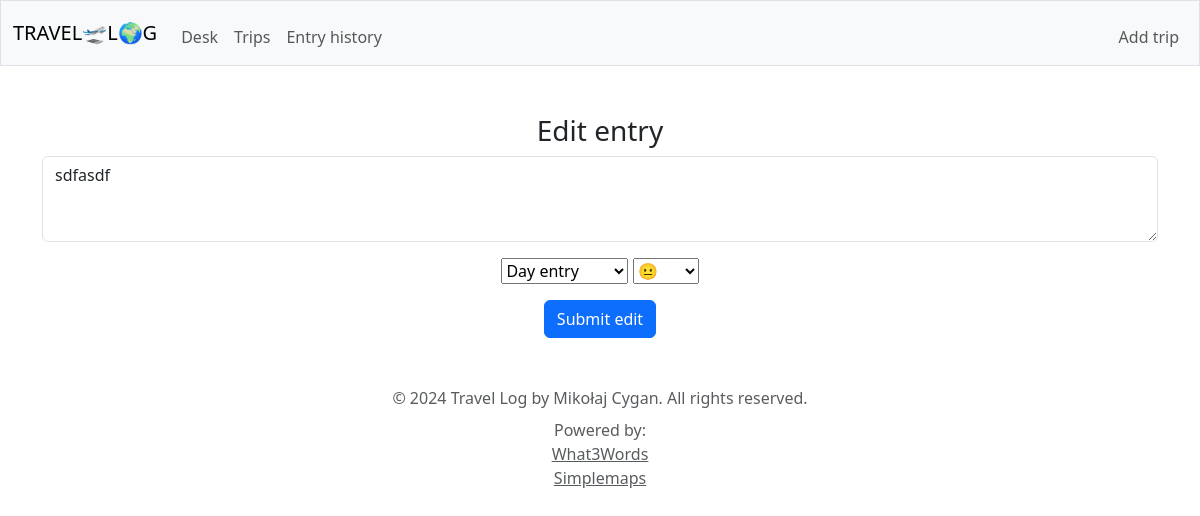
The page /edit-entry/1 on the database its author committed.
### tables this page shows
CREATE TABLE entries (id INTEGER PRIMARY KEY, trip_id INTEGER, datetime DATETIME, type TEXT, mood INTEGER, text TEXT, last_edit DATETIME);

### app.py (the view)
@app.route("/edit-entry/<int:id>", methods=["GET", "POST"])
def edit_entry(id):
    entry = db.execute("SELECT * FROM entries WHERE id = ?", id)[0]
    if request.method == "POST":
        time_edited = datetime.now()
        type = request.form.get("type")
        mood = request.form.get("mood")
        text = request.form.get("text")
        db.execute("UPDATE entries SET type = ?, mood = ?, text = ?, last_edit = ? WHERE id = ?", type, mood, text, time_edited, id)
        return redirect(url_for("trip", id=entry['trip_id']))
    else:
        return render_template("edit_entry.html", id=entry['id'], entry=entry, emojis=emojis)

### templates/edit_entry.html (shortened to what this page needs)
{% extends "layout.html" %}
{% block main %}
    <h3>Edit entry</h3>
    <form action="/edit-entry/{{ entry['id'] }}" method="post">
        <div class="mb-3">
            <textarea autocomplete="off" autofocus class="form-control mx-auto col-md-6" id="auto-expanding-textarea" name="text" placeholder="Type text here..." rows="3">{{ entry['text'] }}</textarea>
        </div>
        <select name="type">
            <option value="day_entry" {% if entry['type'] == 'day_entry' %} selected {% endif %}>Day entry</option>
        </select>
        <select name="mood">
            <option value="3" {% if entry['mood'] == 3 %} selected {% endif %}>{{ emojis[3] }}</option>
        </select>
        <button class="btn btn-primary" type="submit">Submit edit</button>
    </form>
{% endblock %}

### rows shown on the page
entries: text "sdfasdf", type "Day entry", mood "😐"
